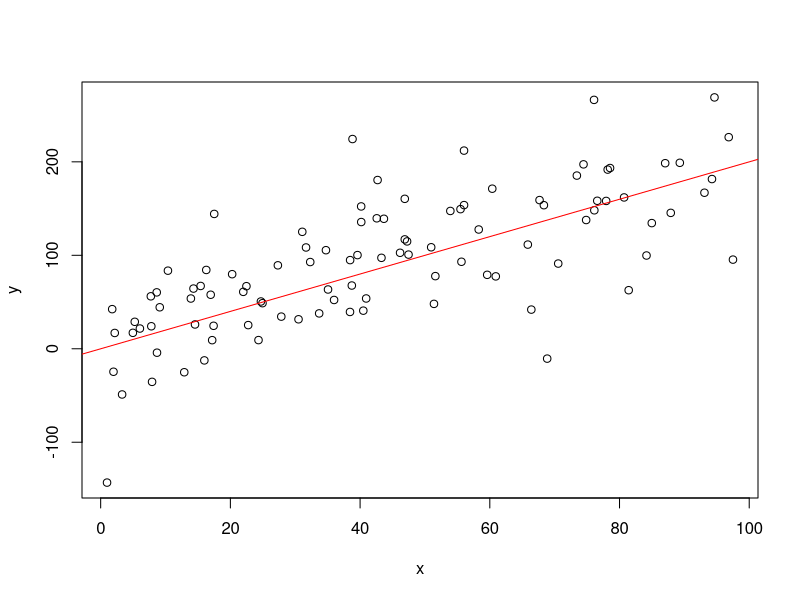
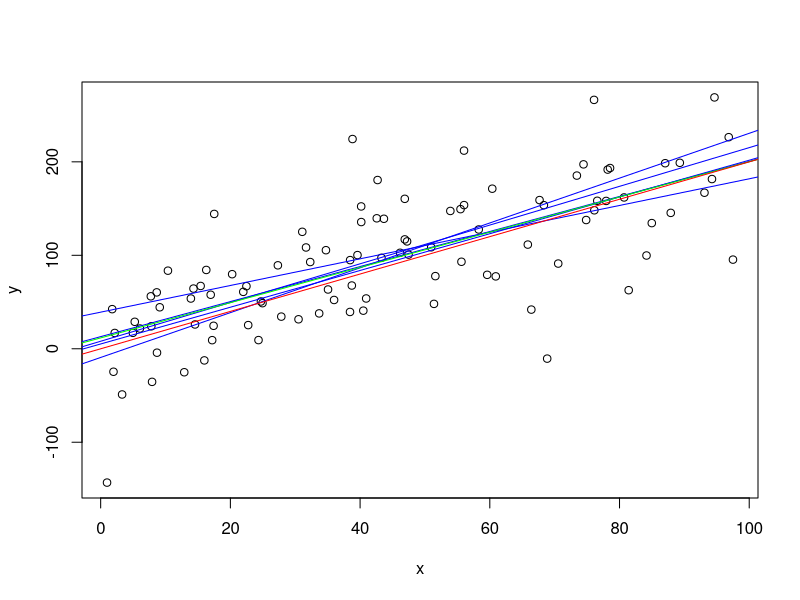

These charts were generated, in order, by the following R code:
## ---- chunk 1
size = 100
min_range = 0
max_range = 100
standard_deviation = 50
slope = 2
y_int = 0

randomSampleDataSet = function (s, minr, maxr, m, y_int, sd) {
  x = runif(s, minr, maxr)
  y = x*m + rnorm(s, sd=sd) + y_int
  df = data.frame(x,y)
  return(df)
}

df = randomSampleDataSet(size, min_range, max_range, slope, y_int, standard_deviation)
plot(df)
abline(y_int, slope, col='red')
## ---- chunk 2
number_of_fits = 5
percent_of_dataset = 0.2

createFits = function(n, pct, data){
  fits = list()
  for(i in 1:n){
    num_rows = nrow(data) * percent_of_dataset  
    randRows = data[sample(nrow(data), num_rows),] 
    fits[[i]] = lm(y ~ x, data = randRows)
  }
  return(fits)
}

plotFits = function(fits, data){
  plot(data)
  for(i in 1:length(fits)){
     abline(fits[[i]], col='blue')   
  }
}

fits = createFits(number_of_fits, percent_of_dataset, df)

plotFits(fits, df)
abline(lm(y ~ x, data = df), col="green")
abline(y_int, slope, col='red')
